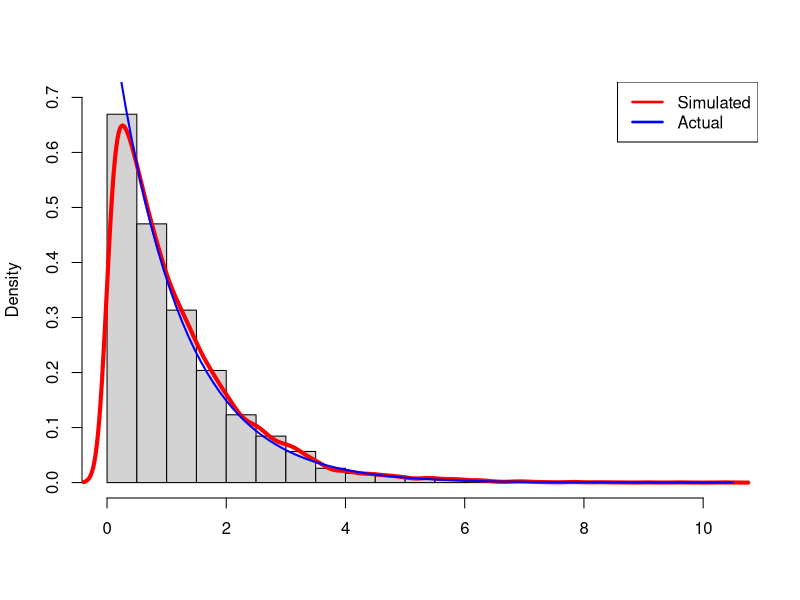
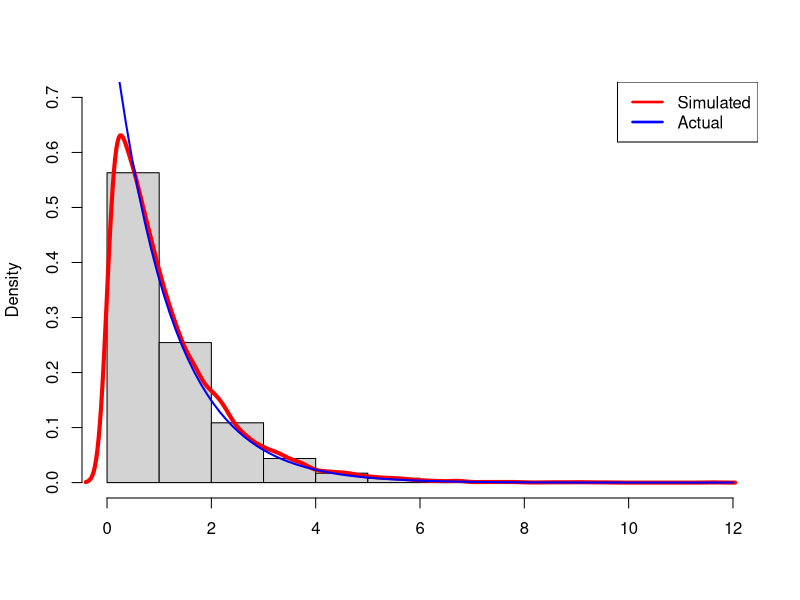
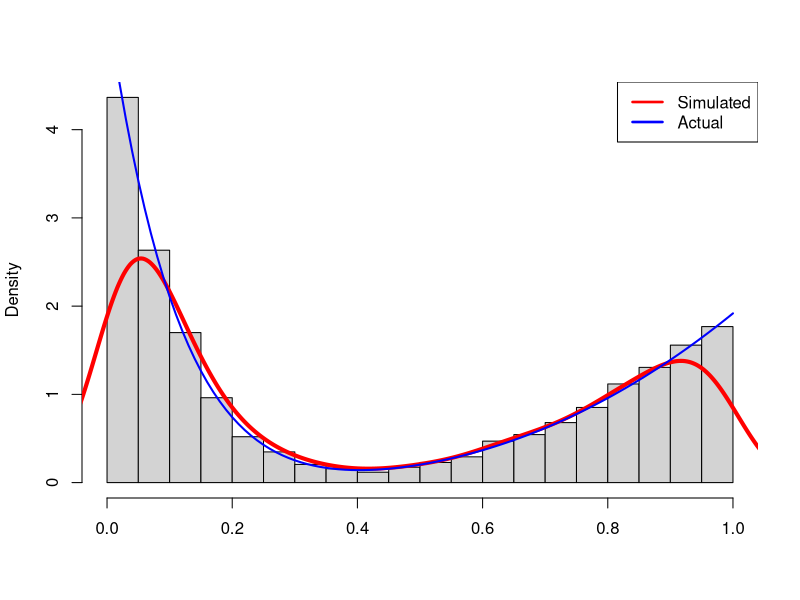
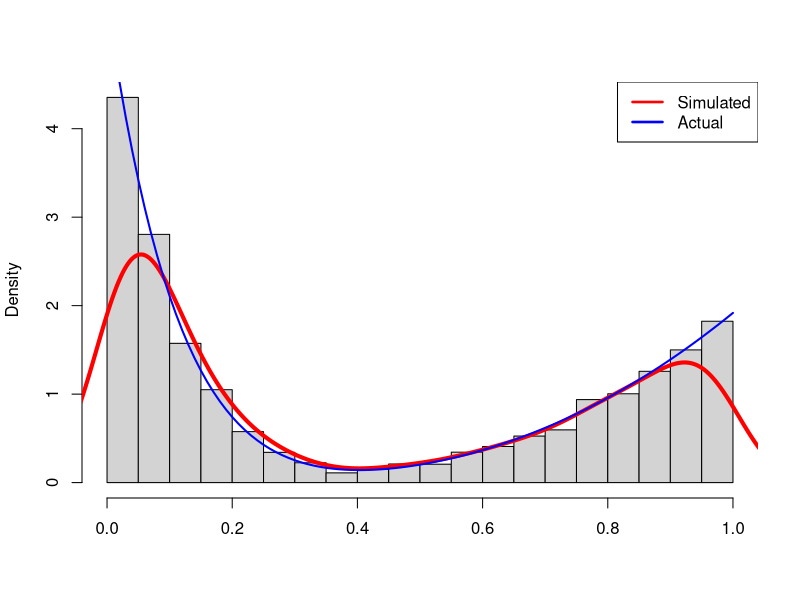

Source code (R) for these figures, in order:
## ---- chunk 1
## for latex and html output
isHtml <- knitr::is_html_output()
isLatex <- knitr::is_latex_output()
latex <- ifelse(isLatex, '\\LaTeX\\', 'LaTeX')

## specify global chunk options
knitr::opts_chunk$set(fig.width = 5, fig.height = 4, dpi = 300,
                      out.width = "90%", fig.align = "center")

## ---- chunk 2
sampling = function(n, theta)
{
   u = runif(n)
   Num = sum( u < 2*gamma(theta)/( 2*gamma(theta) + gamma(theta + 0.5) ) )
   sample = c(rgamma(Num, theta, 1), rgamma(n-Num, theta+0.5, 1))
   return(sample)
}
theta = 1
integrand = function(x)
{
   sqrt(4+x)*x^(theta-1)*exp(-x)
}
integral = integrate(integrand, 0, Inf)
aa = sampling(10000, theta)
hist(aa,freq=F,ylim = c(0,0.7),xlab='',main='')
lines(density(aa),col="red",lwd=4)
curve(sqrt(4+x)*x^(theta-1)*exp(-x)/as.numeric(integral[1]), add = T,col="blue",lwd=2)
legend('topright', legend=c("Simulated","Actual"),lty=c(1,1),
       lwd=c(2.5,2.5),col=c('red','blue'))
## ---- chunk 3
sampling = function(n, theta)
{
   u = runif(n)
   Num = sum( u < 2*gamma(theta)/( 2*gamma(theta) + gamma(theta + 0.5) ) )
   sample = c(rgamma(Num, theta, 1), rgamma(n-Num, theta+0.5, 1))
   return(sample)
}
algorithm2 = function(n, theta)
{
   sample = c()
   while( length(sample) <= n )
   {
      u = runif(1); x = sampling(1, theta)
      if(u <= sqrt( x + 4)/(sqrt(x)))
         sample= c(sample, x)
   }
   return(sample)
}
theta = 1
integrand = function(x)
{
   sqrt(4+x)*x^(theta-1)*exp(-x)
}
integral = integrate(integrand, 0, Inf)
aa = algorithm2(10000, theta)
hist(aa,freq=F,ylim = c(0,0.7),xlab='',main='')
lines(density(aa),col="red",lwd=4)
curve(sqrt(4+x)*x^(theta-1)*exp(-x)/as.numeric(integral[1]),add = T,col="blue",lwd=2)
legend('topright', legend=c("Simulated","Actual"),lty=c(1,1),
       lwd=c(2.5,2.5),col=c('red','blue'))
## ---- chunk 4
sampling1 = function(n, theta, beta)
{
   u = runif(n)
   Num = sum( u < beta(theta, 1)/( 2*beta(1, beta) + beta(theta, 1) ) )
   sample = c(rbeta(Num, theta, 1), rbeta(n-Num, 1, beta))
   return(sample)
}
algorithm3 = function(n, theta, beta)
{
   sample = c()
   while( length(sample) <= n )
   {
      u = runif(1); x = sampling1(1, theta, beta)
      q = (x^(theta - 1)/(1+x^2)) + sqrt(2+x^2)*(1-x)^(beta-1)
      g = x^(theta -1) + 2*(1-x)^(beta-1)
      if(u <= q/g)
         sample= c(sample, x)
   }
   return(sample)
}
theta = 5; beta = 10
integrand = function(x)
{
   (x^(theta - 1)/(1+x^2)) + sqrt(2+x^2)*(1-x)^(beta-1)
}
integral = integrate(integrand, 0, 1)
aa = algorithm3(10000, theta, beta)
hist(aa,freq=F,xlab='',main='')
lines(density(aa),col="red",lwd=4)
curve( ((x^(theta - 1)/(1+x^2)) + sqrt(2+x^2)*(1-x)^(beta-1))/as.numeric(integral[1]),
       add = T,col="blue",lwd=2)
legend('topright', legend=c("Simulated","Actual"),lty=c(1,1),
       lwd=c(2.5,2.5),col=c('red','blue'))
## ---- chunk 5
algorithm4 = function(n, theta, beta)
{
   sample = c()
   while( length(sample) <= n )
   {
      k =sample(1:2,1)
      u = runif(1); 
      if(k == 1)
      {   
         x = rbeta(1,theta, 1)
         q = (x^(theta - 1)/(1+x^2))
         g = x^(theta -1) 
         if(u <= q/g)
            sample= c(sample, x)
      }   
      else {
         x = rbeta(1, 1, beta)
         q = sqrt(2+x^2)*(1-x)^(beta-1)
         g = 2*(1-x)^(beta-1)
         if(u <= q/g)
            sample= c(sample, x)
         }
   }
   return(sample)
}
theta = 5; beta = 10
integrand = function(x)
{
   (x^(theta - 1)/(1+x^2)) + sqrt(2+x^2)*(1-x)^(beta-1)
}
integral = integrate(integrand, 0, 1)
aa = algorithm4(10000, theta, beta)
hist(aa,freq=F,xlab='',main='')
lines(density(aa),col="red",lwd=4)
curve( ((x^(theta - 1)/(1+x^2)) + sqrt(2+x^2)*(1-x)^(beta-1))/as.numeric(integral[1]),
       add = T,col="blue",lwd=2)
legend('topright', legend=c("Simulated","Actual"),lty=c(1,1),
       lwd=c(2.5,2.5),col=c('red','blue'))
